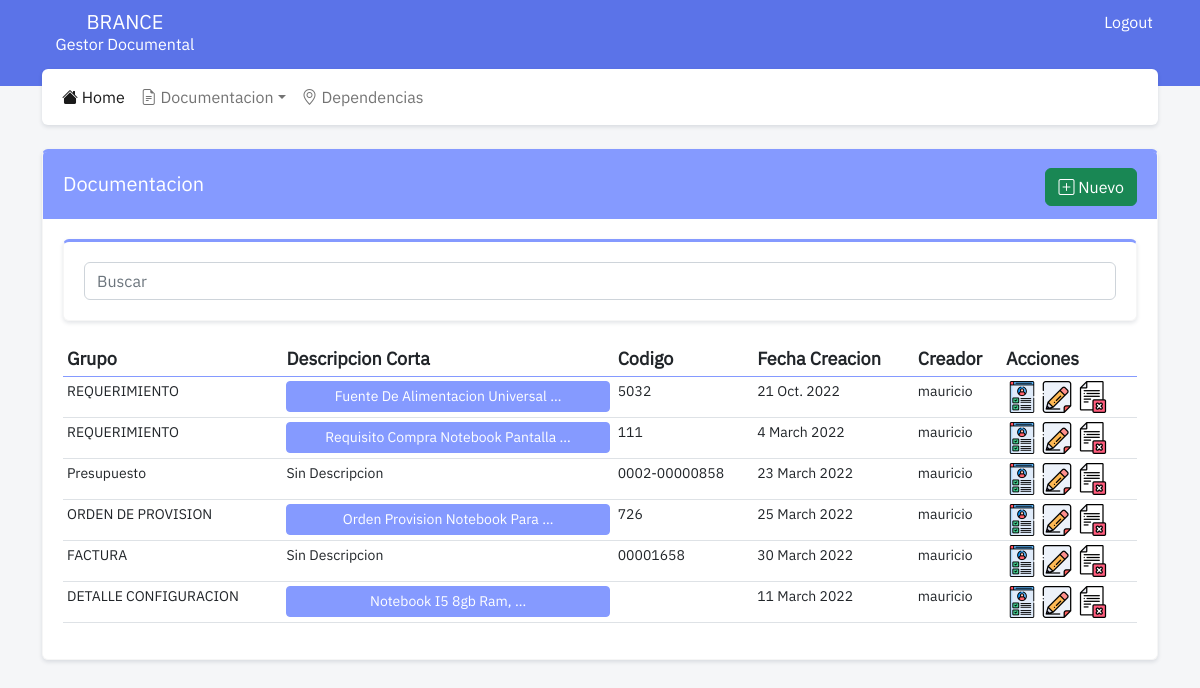
The app's page / (signed in), older data.
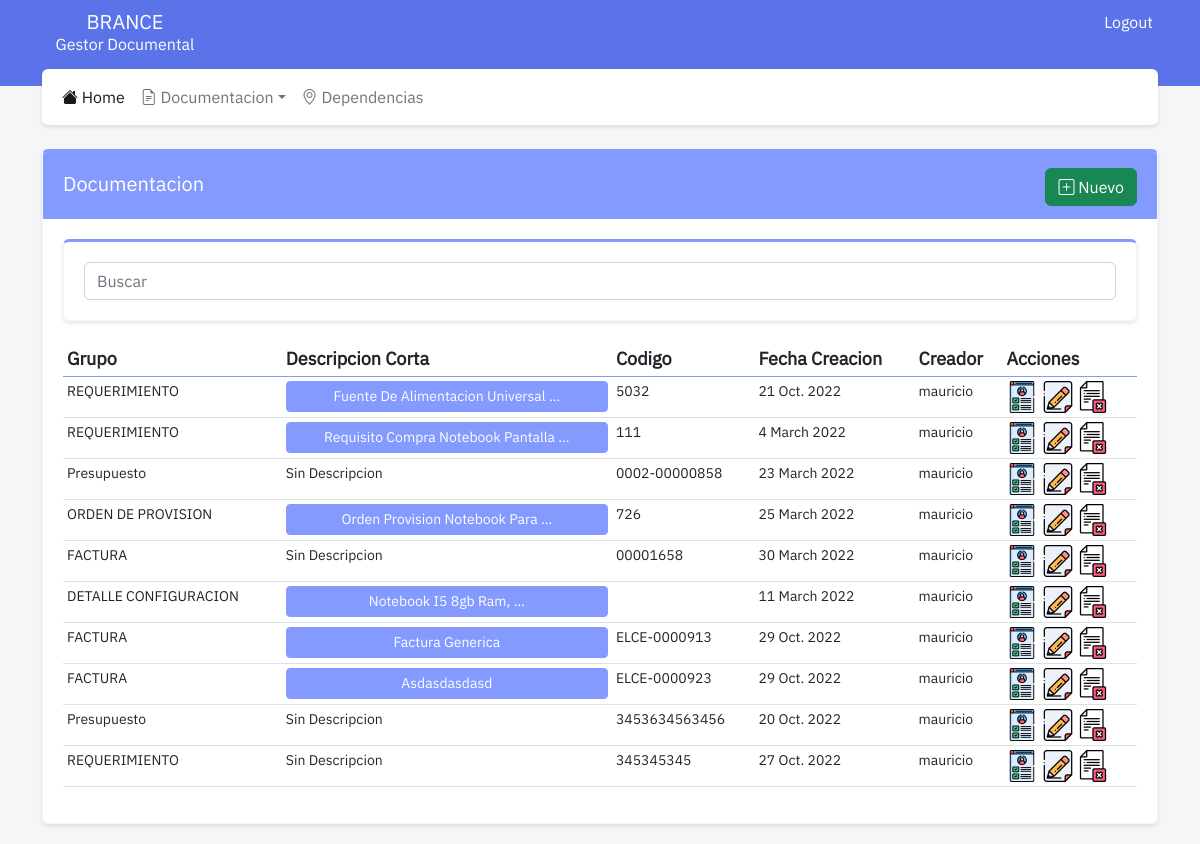
The same page, newer data.
### documentacion/models.py (models this page shows, shortened)
class Documento(models.Model):
    usuario = models.ForeignKey(User, on_delete=models.RESTRICT, related_name="usuario_documento")
    estado = models.ForeignKey(Estado, on_delete=models.RESTRICT, related_name="estado_documento")
    fecha = models.DateField("Fecha", auto_now=False, auto_now_add=False)
    codigo = models.CharField("Codigo", max_length= 50, blank=True)
    grupo = models.ForeignKey(Grupo, on_delete=models.RESTRICT, related_name="grupo_documento")
    descripcion = models.TextField("Descripcion", blank=True)
    iniciador = models.ForeignKey(Dependencia, on_delete=models.RESTRICT, related_name="iniciador_documento")
    destino = models.ForeignKey(Dependencia, on_delete=models.RESTRICT, related_name="destino_documento")
    observaciones = models.TextField("Observaciones", blank=True)
    tags = models.TextField("TAGS", blank=True)
    documento = models.FileField('Documento', upload_to ="documentos/", null=False, blank=False, validators=[FileExtensionValidator(['pdf', 'jpg', 'png', 'doc', 'docx', 'xlsx'])])

class Grupo(models.Model):
    grupo = models.CharField("Grupo", max_length = 80)
    def __str__(self):
        return self.grupo

### documentacion/views.py (the view)
# urls.py: path('', views.index, name="dependencias_index"),
@login_required
def index(request):
    if request.method == 'POST':
        query = request.POST['query']
        documentos = Documento.objects.filter( Q(estado__estado__icontains = query) | Q(fecha__icontains = query) | Q(codigo__icontains = query) | Q(grupo__grupo__icontains = query) | Q(iniciador__nombre__icontains = query) | Q(destino__nombre__icontains = query) | Q(tags__icontains = query) )[:10]
    else:
        documentos = Documento.objects.all()[:10]
    context = {
        'documentos': documentos
    }
    return render(request, 'documentacion_index.html', context)

### documentacion/templates/documentacion_index.html (shortened to what this page needs)
{% extends 'base.html' %}
{% load static %}
{% block content %}
<div class="card">
    <div class="card-header header-tematico">
        <div class="float-start">
            <h4 class="card-header-title">Documentacion</h4>
        </div>
        <div class="float-end">
            <a href="{% url 'documentacion_create' %}" style="margin-top: 4px;" class="btn btn-success"><i class="bi bi-plus-square"></i> Nuevo</a>
        </div>
    </div>
    <div class="card-body">
        <div class="card">
            <div class="card-body">
                <form action="#" method="POST">
                    <input name="query" class="form-control" placeholder="Buscar" autofocus="autofocus">
                </form>
            </div>
        </div>
        <div class="table-responsive-md">
            <table class="table table-sm table-hover ">
                <thead>
                    <tr>
                        <th>Grupo</th>
                        <th>Descripcion Corta</th>
                        <th>Codigo</th>
                        <th>Fecha Creacion</th>
                        <th>Creador</th>
                        <th>Acciones</th>
                    </tr>
                </thead>
                <tbody>
                    {% for documento in documentos %}
                    <tr>
                        <td>{{documento.grupo}}</td>
                        {% if documento.descripcion %}
                        <td>
                            <a style="width: 100%;" class="btn btn-primary btn-sm btn-descripcion" type="button" data-bs-container="body" data-bs-toggle="popover" data-bs-placement="top" data-bs-content="{{documento.descripcion}}">
                                {{documento.descripcion|lower|title|truncatewords:4}}
                            </a>
                        </td>
                        {% else %}
                        <td>Sin Descripcion</td>
                        {% endif %}
                        <td>{{documento.codigo}}</td>
                        <td>{{documento.fecha}}</td>
                        <td>{{documento.usuario}}</td>
                        <td><a href="{% url 'documentacion_show' documento.id %}"><img src="static/assets/iconos/show.png" width="32" height="32"></a>
                            <a href="{% url 'documentacion_update' documento.id %}"><img src="static/assets/iconos/edit.png" width="32" height="32"></a>
                            <a href="{% url 'documentacion_delete' documento.id %}"><img src="static/assets/iconos/delete.png" width="32" height="32"></a></td>
                    </tr>
                    {% endfor %}
                </tbody>
            </table>
        </div>
    </div>
</div>
{% endblock content %}

### templates/base.html (shortened to what this page needs)
{% load static %}
<!doctype html>
<html lang="en">
  <head>
    <link rel="stylesheet" href="{% static 'css/bootstrap.min.css' %}">
    <link rel="stylesheet" href="{% static 'css/style.css' %}">
    <link rel="stylesheet" href="https://cdn.jsdelivr.net/npm/bootstrap-icons@1.9.1/font/bootstrap-icons.css">
    <link rel="stylesheet" href="{% static 'css/boxicons.min.css' %}">
    <link rel="stylesheet" href="{% static 'plugins/select2/select2.min.css' %}">
    <link rel="stylesheet" href="https://cdn.jsdelivr.net/npm/select2-bootstrap-5-theme@1.3.0/dist/select2-bootstrap-5-theme.min.css" />
  </head>
  <body>
    <div class="container-fuid top-bar">
        <div class="container">
            <div class="row">
                <div class="col-lg-2 col-sm-12">
                    <h5 class="logo">BRANCE</h5>
                    <p class="sub-logo">Gestor Documental</p>
                </div>
                <div class="col-lg-7">
                </div>
                <div class="col-lg-3">
                    {% if user.is_authenticated  %}
                        <a class="float-end login" href="{% url 'logout' %}">Logout</a>
                    {% else %}
                        <a class="float-end login" href="{% url 'login' %}">Log In</a>
                    {% endif %}
                </div>
            </div>
        </div>
    </div>
    <div class="container mt-2">
    {% include 'navbar.html' %}
    </div>
    <div class="container-fuid">
        <div class="container mt-4">
            {% block content %}
            {% endblock content %}
        </div>
    </div>
  </body>
</html>

### templates/navbar.html (shortened to what this page needs)
{% load static %}
<nav class="navbar navbar-expand-lg  nav-bar-index">
    <div class="container-fluid">
        <div class="collapse navbar-collapse" id="navbarSupportedContent">
        <ul class="navbar-nav me-auto mb-2 mb-lg-0">
            <li class="nav-item">
            <a class="nav-link active" aria-current="page" href="{% url 'documentacion_index' %}"><i class="bi bi-house-fill"></i> Home</a>
            </li>
            <li class="nav-item dropdown">
                <a class="nav-link dropdown-toggle" href="#" role="button" data-bs-toggle="dropdown" aria-expanded="false"><i class="bi bi-file-earmark-text"></i> Documentacion</a>
            </li>
            <li class="nav-item">
                <a class="nav-link" aria-current="page" href="{% url 'dependencias_index' %}"><i class="bi bi-geo-alt"></i> Dependencias</a>
            </li>
        </ul>
        </div>
    </div>
    </nav>

### static/css/style.css (style rules this page uses)
:root { --radio: 0.375rem; --table-hover-bg-color: #cfe2ff; --table-hover-color: #084298; --color-tematico-principal: #859aff; --color-tematico-secundario: #5b73e8; }
html * { font-family: ibm-regular !important; }
.top-bar { background-color: #5b73e8; top: 0; right: 0; left: 0%; padding-bottom: 25px; z-index: 1002; }
.nav-bar-index { margin-top: -25px; z-index: 1050; border-radius: var(--radio); background-color: white; box-shadow: 0 2px 4px rgba(15,34,58,.12); }
.logo { margin-top: 10px; color: white; text-align: center; }
.sub-logo { color: white; margin-top: -10px; margin-bottom: 5px; text-align: center; }
.login { margin-top: 10px; color: white; margin-right: 5px; text-decoration: none; }
body { background-color: #f5f6f8; }
.card { margin-bottom: 1.25rem; -webkit-box-shadow: 0 2px 4px rgba(15,34,58,.12); box-shadow: 0 2px 4px rgba(15,34,58,.12); --bs-card-spacer-y: 1.25rem; --bs-card-spacer-x: 1.25rem; --bs-card-title-spacer-y: 0.5rem; --bs-card-border-width: 1px; --bs-card-border-color: #f6f6f6; --bs-card-border-radius: 0.25rem; --bs-card-inner-border-radius: 0.25rem; --bs-card-cap-padding-y: 0.75rem; --bs-card-cap-padding-x: 1.25rem; --bs-card-cap-bg: rgba(0, 0, 0, 0.03); --bs-card-bg: #fff; --bs-card-img-overlay-padding: 1rem; --bs-card-group-margin: 0.625rem; position: relative; flex-direction: column; min-width: 0; height: var(--bs-card-height); word-wrap: break-word; background-color: var(--bs-card-bg); background-clip: border-box; border: var(--bs-card-border-width) solid var(--bs-card-border-color); border-radius: var(--radio); margin-bottom: 1.25rem; border-top: 3px solid var(--color-tematico-principal); }
.card-header { border-bottom: 1px solid var(--color-tematico-principal); }
.card-body { -webkit-box-flex: 1; -ms-flex: 1 1 auto; flex: 1 1 auto; padding: var(--bs-card-spacer-y) var(--bs-card-spacer-x); color: var(--bs-card-color); }
.header-tematico { color: white; background-color: var(--color-tematico-principal); }
.card-header-title { font-size: 20px; margin-top: 7.5px; }
th { border-bottom: 2px solid #859aff; font-size: 18px; }
tbody { font-size: 14px; }
.btn-descripcion { background-color: var(--color-tematico-principal); border-color: var(--color-tematico-principal); }

Row changes from the older to the newer data that the page shows:
added Documento: grupo "FACTURA", descripcion "Factura Generica", codigo "ELCE-0000913", fecha "29 Oct. 2022", usuario "mauricio"
added Documento: grupo "FACTURA", descripcion "Asdasdasdasd", codigo "ELCE-0000923", fecha "29 Oct. 2022", usuario "mauricio"
added Documento: grupo "Presupuesto", descripcion "Sin Descripcion", codigo "3453634563456", fecha "20 Oct. 2022", usuario "mauricio"
added Documento: grupo "REQUERIMIENTO", descripcion "Sin Descripcion", codigo "345345345", fecha "27 Oct. 2022", usuario "mauricio"
